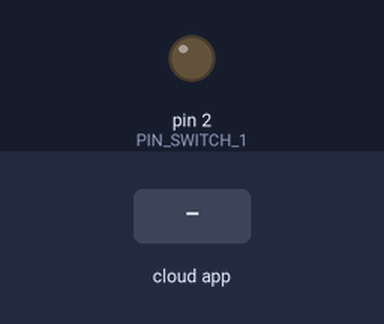
Bench run of a sketch on a simulated Arduino Uno, built with avr-gcc and run on an emulated ATmega328P. Parts: output pins drawn as LEDs (lit = HIGH). Inputs (shaded band) come from the test bench. The RemoteXY app is connected.

Above: at 1.2 s.
1.3 s: the phone or cloud app sets switch_1 to 1
At 2.4 s:
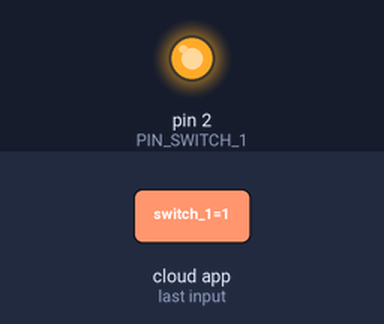
2.8 s: the phone or cloud app sets switch_1 to 0
At 3.6 s:
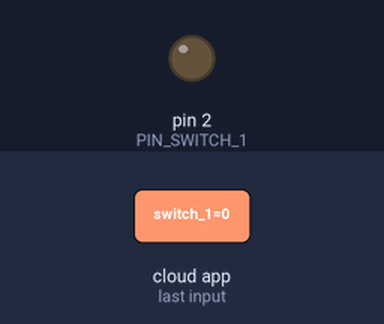
Timing chart, 0 to 5.8 s (numbered marks = the images above; inputs shaded):
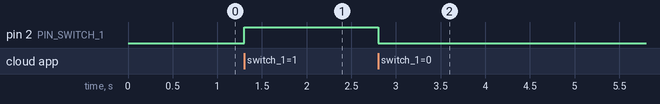

The sketch:

door_lock_project.ino
```cpp
// (licence header left out)
//////////////////////////////////////////////
//        RemoteXY include library          //
//////////////////////////////////////////////

// RemoteXY select connection mode and include library
#define REMOTEXY_MODE__ESP8266_HARDSERIAL_POINT

#include <RemoteXY.h>

// RemoteXY connection settings
#define REMOTEXY_SERIAL Serial
#define REMOTEXY_SERIAL_SPEED 115200
#define REMOTEXY_WIFI_SSID "RemoteXY"
#define REMOTEXY_WIFI_PASSWORD "12345678"
#define REMOTEXY_SERVER_PORT 6377


// RemoteXY configurate
#pragma pack(push, 1)
uint8_t RemoteXY_CONF[] =   // 32 bytes
  { 255,1,0,0,0,25,0,16,20,1,2,1,17,45,34,12,177,26,31,31,
  85,78,76,79,67,75,0,76,79,67,75,0 };

// this structure defines all the variables and events of your control interface
struct {

    // input variables
  uint8_t switch_1; // =1 if switch ON and =0 if OFF

    // other variable
  uint8_t connect_flag;  // =1 if wire connected, else =0

} RemoteXY;
#pragma pack(pop)

/////////////////////////////////////////////
//           END RemoteXY include          //
/////////////////////////////////////////////

#define PIN_SWITCH_1 2


void setup()
{
  RemoteXY_Init ();

  pinMode (PIN_SWITCH_1, OUTPUT);

  // TODO you setup code

}

void loop()
{
  RemoteXY_Handler ();

  digitalWrite(PIN_SWITCH_1, (RemoteXY.switch_1==0)?LOW:HIGH);

  // TODO you loop code
  // use the RemoteXY structure for data transfer
  // do not call delay()


}
```

Measured:
- after the input at 1.3 s, pin 2 (PIN_SWITCH_1): LOW → HIGH at once
- after the input at 2.8 s, pin 2 (PIN_SWITCH_1): HIGH → LOW at once
